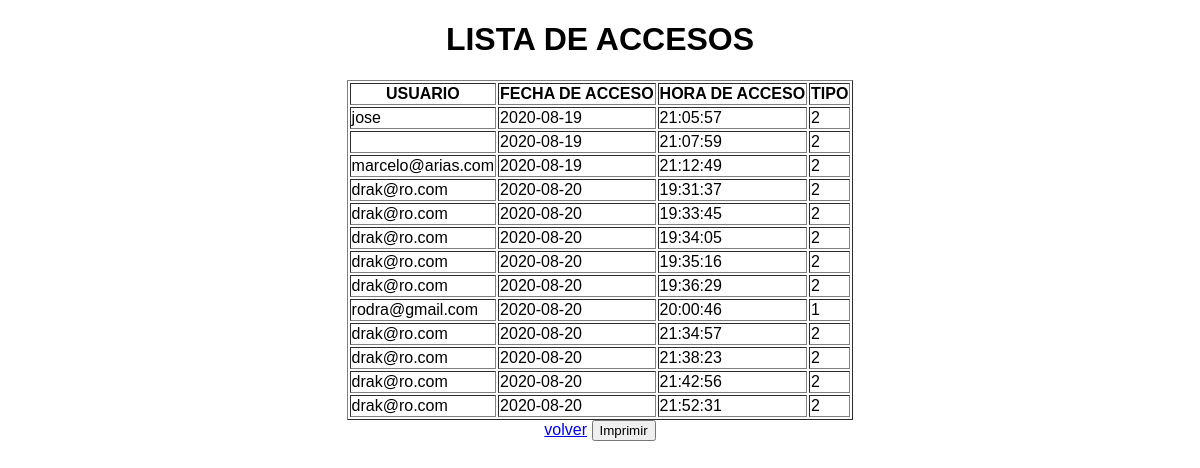
Before: /lista_accesos.php with the older database file.
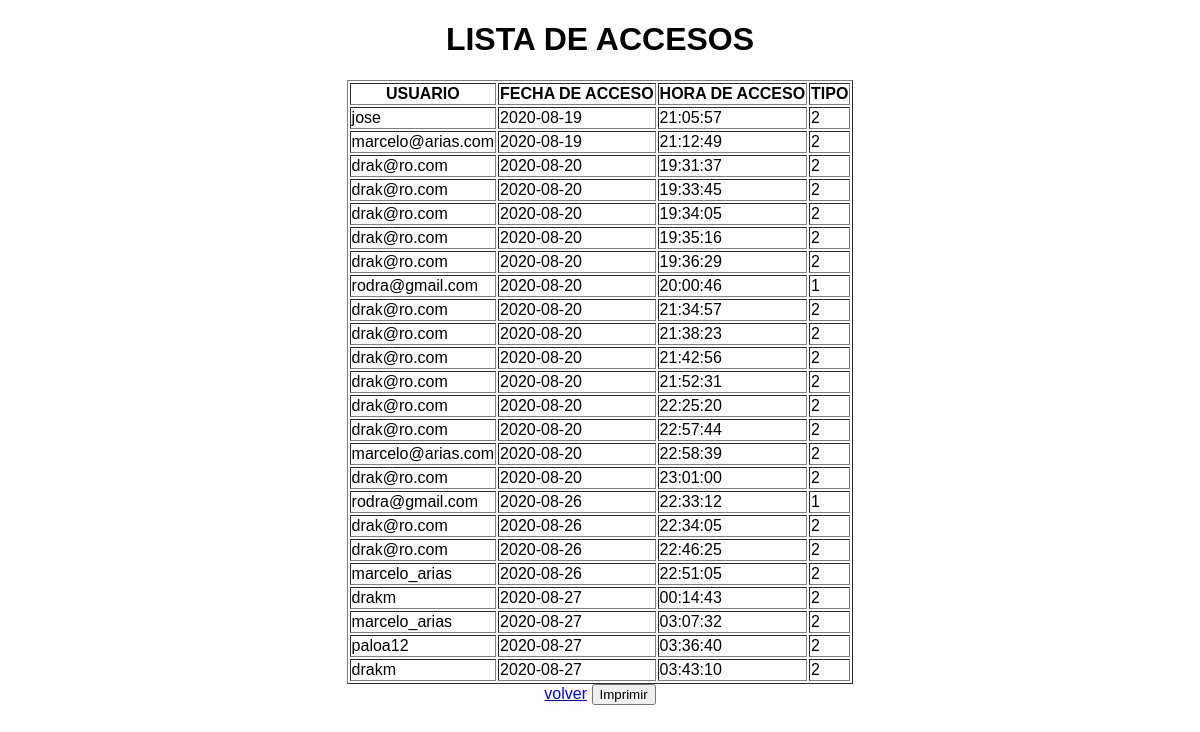
After: the same page with the newer database file.
### tables this page shows
CREATE TABLE IF NOT EXISTS `accesos` (
  `id_a` int(11) NOT NULL AUTO_INCREMENT,
  `nuser` varchar(25) NOT NULL,
  `fecha_a` date NOT NULL,
  `hora_a` time NOT NULL,
  `tipo` int(1) NOT NULL,
  PRIMARY KEY (`id_a`)
);

### lista_accesos.php (the view, shortened to what this page needs)
<?php
    require_once 'conexion.php';
    $sql="SELECT * FROM accesos";
    $listado=$conn->query($sql);
?>
<!DOCTYPE html>
<html lang="es">
<head>
</head>
<body>
    <center>
        <h1>LISTA DE ACCESOS</h1>
        <table border="1">
            <thead>
                <tr>
                    <th>USUARIO</th>
                    <th>FECHA DE ACCESO</th>
                    <th>HORA DE ACCESO</th>
                    <th>TIPO</th>
                </tr>
            </thead>
            <tbody>
                <?php
                if($listado->num_rows>0){
                    while ($row=$listado->fetch_assoc()){
                        ?>
                <tr>
                    <td><?php echo $row['nuser'];?></td>
                    <td><?php echo $row['fecha_a'];?></td>
                    <td><?php echo $row['hora_a'];?></td>
                    <td><?php echo $row['tipo'];?></td>
                </tr>
                <?php
                    }
                }
                else{
                    echo "No existen datos en la tabla";
                }
                ?>
            </tbody>
        </table>
        <a href="panel_de_control.php">volver</a>
        <input type="submit" name="Imprimir" value="Imprimir" onclick="location.href='controller/reportes_accesos.php'">
    </center>
</body>
</html>

### lista_accesos.php (style rules this page uses)
* { font-family: Arial; }

Changed rows visible on the page:
removed accesos: fecha_a "2020-08-19", hora_a "21:07:59", tipo "2"
added accesos: nuser "drak@ro.com", fecha_a "2020-08-20", hora_a "22:25:20", tipo "2"
added accesos: nuser "drak@ro.com", fecha_a "2020-08-20", hora_a "22:57:44", tipo "2"
added accesos: nuser "marcelo@arias.com", fecha_a "2020-08-20", hora_a "22:58:39", tipo "2"
added accesos: nuser "drak@ro.com", fecha_a "2020-08-20", hora_a "23:01:00", tipo "2"
added accesos: nuser "rodra@gmail.com", fecha_a "2020-08-26", hora_a "22:33:12", tipo "1"
added accesos: nuser "drak@ro.com", fecha_a "2020-08-26", hora_a "22:34:05", tipo "2"
added accesos: nuser "drak@ro.com", fecha_a "2020-08-26", hora_a "22:46:25", tipo "2"
added accesos: nuser "marcelo_arias", fecha_a "2020-08-26", hora_a "22:51:05", tipo "2"
added accesos: nuser "drakm", fecha_a "2020-08-27", hora_a "00:14:43", tipo "2"
added accesos: nuser "marcelo_arias", fecha_a "2020-08-27", hora_a "03:07:32", tipo "2"
added accesos: nuser "paloa12", fecha_a "2020-08-27", hora_a "03:36:40", tipo "2"
added accesos: nuser "drakm", fecha_a "2020-08-27", hora_a "03:43:10", tipo "2"
